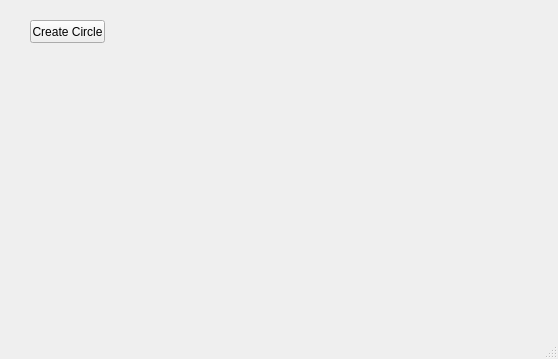
<?xml version="1.0" encoding="UTF-8"?>
<ui version="4.0">
 <class>MainWindow</class>
 <widget class="QMainWindow" name="MainWindow">
  <property name="geometry">
   <rect>
    <x>0</x>
    <y>0</y>
    <width>558</width>
    <height>359</height>
   </rect>
  </property>
  <property name="windowTitle">
   <string>MainWindow</string>
  </property>
  <widget class="QWidget" name="centralwidget">
   <widget class="QPushButton" name="pushButton">
    <property name="geometry">
     <rect>
      <x>30</x>
      <y>20</y>
      <width>75</width>
      <height>23</height>
     </rect>
    </property>
    <property name="text">
     <string>Create Circle</string>
    </property>
   </widget>
  </widget>
  <widget class="QMenuBar" name="menubar">
   <property name="geometry">
    <rect>
     <x>0</x>
     <y>0</y>
     <width>558</width>
     <height>21</height>
    </rect>
   </property>
  </widget>
  <widget class="QStatusBar" name="statusbar"/>
 </widget>
 <resources/>
 <connections/>
</ui>
